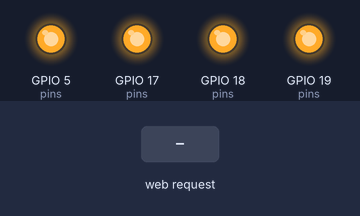
A sketch run on a simulated ESP32. On the bench: output pins drawn as LEDs (lit = HIGH). The test bench sets the inputs (shaded band). WiFi joins after 1.5 s; servers stay silent unless stated; EEPROM starts erased.

Above: at 2.7 s.
2.8 s: HTTP request GET /set?v=1 received
At 3.2 s:
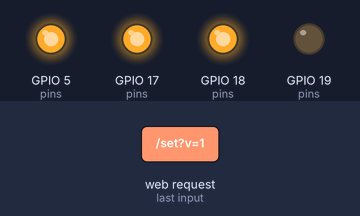
4.3 s: HTTP request GET /all?v=1 received
At 5.5 s:
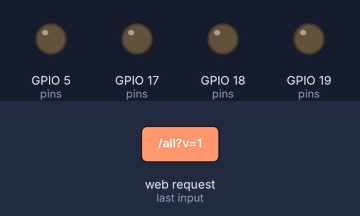
5.8 s: HTTP request GET /set received
At 6.7 s:
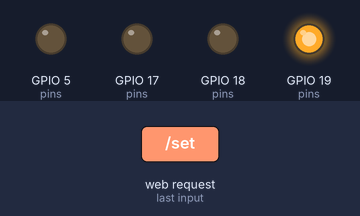
7.3 s: HTTP request GET /set?r=1 received
At 7.8 s:
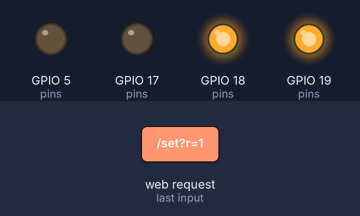
8.8 s: HTTP request GET /set?v=120 received
At 10.0 s:
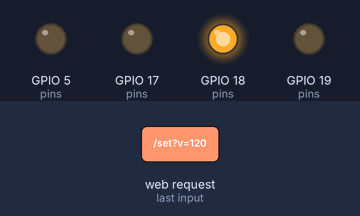
10.3 s: HTTP request GET /all received
At 11.3 s:
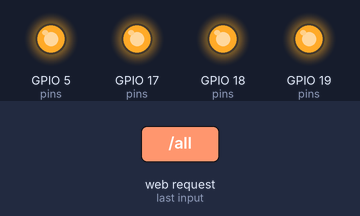
Timing chart, 0 to 12.8 s (numbered marks = the images above; inputs shaded):
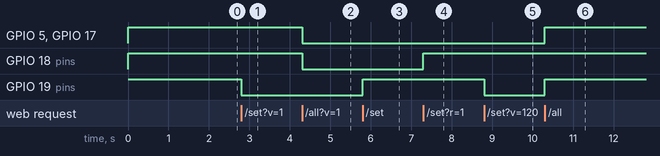

The sketch:

RTK_ESP32_SmartHome_WebDashboard.ino
```cpp
#include <WiFi.h>
#include <WebServer.h>
#include <Preferences.h>

const char* SSID="RTkwifi";
const char* PASSWORD="00990099";

#define R1 19
#define R2 18
#define R3 5
#define R4 17
#define ON LOW
#define OFF HIGH

WebServer server(80);
Preferences pref;

const byte pins[]={R1,R2,R3,R4};
bool st[4]={0,0,0,0};
String nm[4]={"Fan","Light","TV","Cooler"};

void relays(){
  for(byte i=0;i<4;i++) digitalWrite(pins[i],st[i]?ON:OFF);
}

String json(){
  String j="{\"s\":[";
  for(byte i=0;i<4;i++){
    j+=st[i]?"1":"0";
    if(i<3)j+=",";
  }
  j+="],\"n\":[";
  for(byte i=0;i<4;i++){
    j+="\""+nm[i]+"\"";
    if(i<3)j+=",";
  }
  return j+"]}";
}

void page(){
String h=R"rawliteral(
<!DOCTYPE html><html><meta name=viewport content="width=device-width,initial-scale=1,user-scalable=no">
<title>RTK Devil Eye</title>
<style>
*{box-sizing:border-box;margin:0}html,body{height:100%;overflow:hidden}
body{font:14px Arial;background:#05070b;color:#eee;padding:10px;display:flex;flex-direction:column}
header{height:50px;display:flex;align-items:center;justify-content:space-between;max-width:460px;width:100%;margin:auto}
.logo{font-weight:800;font-size:16px;color:#ff3333}.sub{font-size:8px;color:#777;letter-spacing:1px}
.onl{font-size:9px;color:#55e888;background:#0b1811;padding:6px 9px;border-radius:15px}
main{width:100%;max-width:460px;margin:auto}
.info{display:flex;justify-content:space-between;background:#10151d;border:1px solid #252d38;border-radius:10px;padding:8px;margin-bottom:8px;font-size:10px}
.grid{display:grid;grid-template-columns:1fr 1fr;gap:8px}
.card{height:115px;background:linear-gradient(145deg,#181e27,#0b0e13);border:1px solid #29313c;border-radius:14px;padding:11px;display:flex;flex-direction:column;justify-content:space-between}
.card.a{border-color:#a52525;box-shadow:0 0 14px #ff00001c}
.no{font-size:8px;color:#687384}.name{font-size:14px;font-weight:bold;margin-top:5px;white-space:nowrap;overflow:hidden;text-overflow:ellipsis}
.badge{font-size:8px;color:#ff6666;background:#271214;padding:4px 6px;border-radius:8px;float:right}
.badge.a{color:#65ed91;background:#102518}
.sw{width:48px;height:25px;position:relative}.sw input{display:none}
.sl{position:absolute;inset:0;background:#29313b;border-radius:20px}
.sl:before{content:"";position:absolute;width:19px;height:19px;left:3px;top:3px;background:#999;border-radius:50%;transition:.2s}
input:checked+.sl{background:#771818}.sw input:checked+.sl:before{transform:translateX(23px);background:#ff3333;box-shadow:0 0 8px red}
.buttons{display:grid;grid-template-columns:1fr 1fr;gap:8px;margin-top:8px}
button{height:40px;border:1px solid #303846;border-radius:10px;background:#121720;color:white;font-weight:bold}
.red{background:#701515;border-color:#a52b2b}
.rename{margin-top:8px;width:100%;height:38px;background:#0e131a;border:1px solid #29313c;border-radius:10px;color:#aaa;padding:0 10px}
.foot{max-width:460px;width:100%;margin:auto;text-align:center;font-size:8px;color:#4e5866}
#toast{position:fixed;bottom:18px;left:50%;transform:translate(-50%,20px);opacity:0;background:#151a22;border:1px solid #394352;border-radius:9px;padding:9px 15px;font-size:10px;font-weight:bold;transition:.2s}
#toast.show{opacity:1;transform:translate(-50%,0)}
@media(max-height:620px){.card{height:95px}header{height:42px}.info{padding:6px}.buttons button{height:35px}}
</style><body>
<header><div><div class=logo>◉ RTK DEVIL EYE</div><div class=sub>DEPARTMENT • SMART CONTROL</div></div><div class=onl>● ONLINE</div></header>
<main>
<div class=info><b>DEVICE CONTROL</b><span>ACTIVE: <b id=count>0</b>/4</span></div>
<div class=grid id=grid></div>
<div class=buttons><button class=red onclick=all(1)>⚡ ALL ON</button><button onclick=all(0)>ALL OFF</button></div>
<input class=rename id=rn maxlength=18 placeholder="Device name change karne ke liye tap karein..." onclick=rename()>
</main><div class=foot>RTK SYSTEM • ESP32 LOCAL NETWORK</div>
<div id=toast></div>
<script>
let s=[0,0,0,0],n=["Fan","Light","TV","Cooler"],sel=0;
function ui(){
let g="",a=0;
for(let i=0;i<4;i++){
if(s[i])a++;
g+=`<div class="card ${s[i]?'a':''}"><div><span class=no>RELAY 0${i+1}</span><span class="badge ${s[i]?'a':''}">${s[i]?'ON':'OFF'}</span><div class=name>${n[i]}</div></div><label class=sw><input type=checkbox ${s[i]?'checked':''} onchange="set(${i},this.checked?1:0)"><span class=sl></span></label></div>`;
}
grid.innerHTML=g;count.innerText=a;
}
function get(){
fetch('/status').then(x=>x.json()).then(x=>{s=x.s;n=x.n;ui()}).catch(()=>msg('ESP32 OFFLINE'));
}
function set(i,v){
fetch(`/set?r=${i}&v=${v}`).then(x=>x.json()).then(x=>{s=x.s;n=x.n;ui();msg(n[i]+(v?' ON':' OFF'))}).catch(()=>msg('COMMAND FAILED'));
}
function all(v){
fetch('/all?v='+v).then(x=>x.json()).then(x=>{s=x.s;n=x.n;ui();msg(v?'ALL ON':'ALL OFF')});
}
function rename(){
let x=[];
for(let i=0;i<4;i++){let z=prompt('Relay '+(i+1)+' name:',n[i]);x.push(z&&z.trim()?z.trim():n[i])}
fetch('/names?'+x.map((v,i)=>'r'+i+'='+encodeURIComponent(v)).join('&')).then(x=>x.json()).then(x=>{s=x.s;n=x.n;ui();msg('NAMES SAVED')});
}
function msg(t){
toast.innerText=t;toast.className='show';clearTimeout(window.tt);
window.tt=setTimeout(()=>toast.className='',1400);
}
get();
</script></body></html>
)rawliteral";
server.send(200,"text/html",h);
}

void setup(){
  for(byte i=0;i<4;i++){pinMode(pins[i],OUTPUT);digitalWrite(pins[i],OFF);}
  pref.begin("rtk",false);
  for(byte i=0;i<4;i++)nm[i]=pref.getString(("r"+String(i)).c_str(),nm[i]);

  WiFi.mode(WIFI_STA);
  WiFi.begin(SSID,PASSWORD);
  while(WiFi.status()!=WL_CONNECTED)delay(300);

  server.on("/",page);
  server.on("/status",[](){server.send(200,"application/json",json());});

  server.on("/set",[](){
    int r=server.arg("r").toInt();
    if(r>=0&&r<4)st[r]=server.arg("v").toInt();
    relays();server.send(200,"application/json",json());
  });

  server.on("/all",[](){
    bool v=server.arg("v").toInt();
    for(byte i=0;i<4;i++)st[i]=v;
    relays();server.send(200,"application/json",json());
  });

  server.on("/names",[](){
    for(byte i=0;i<4;i++){
      String k="r"+String(i);
      if(server.hasArg(k)){
        nm[i]=server.arg(k);
        pref.putString(k.c_str(),nm[i]);
      }
    }
    server.send(200,"application/json",json());
  });

  server.begin();
}

void loop(){
  server.handleClient();
}
```

Measured:
- after the input at 2.8 s, GPIO 19 (pins): HIGH → LOW at once
- after the input at 4.3 s, GPIO 5 (pins), GPIO 17 (pins), GPIO 18 (pins): HIGH → LOW at once
- after the input at 5.8 s, GPIO 19 (pins): LOW → HIGH at once
- after the input at 7.3 s, GPIO 18 (pins): LOW → HIGH at once
- after the input at 8.8 s, GPIO 19 (pins): HIGH → LOW at once
- after the input at 10.3 s, GPIO 5 (pins), GPIO 17 (pins), GPIO 19 (pins): LOW → HIGH at once
